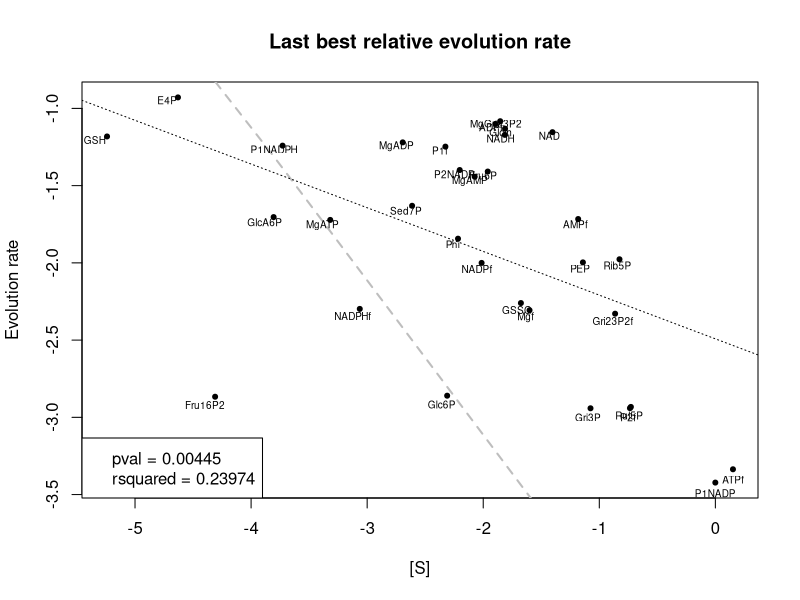
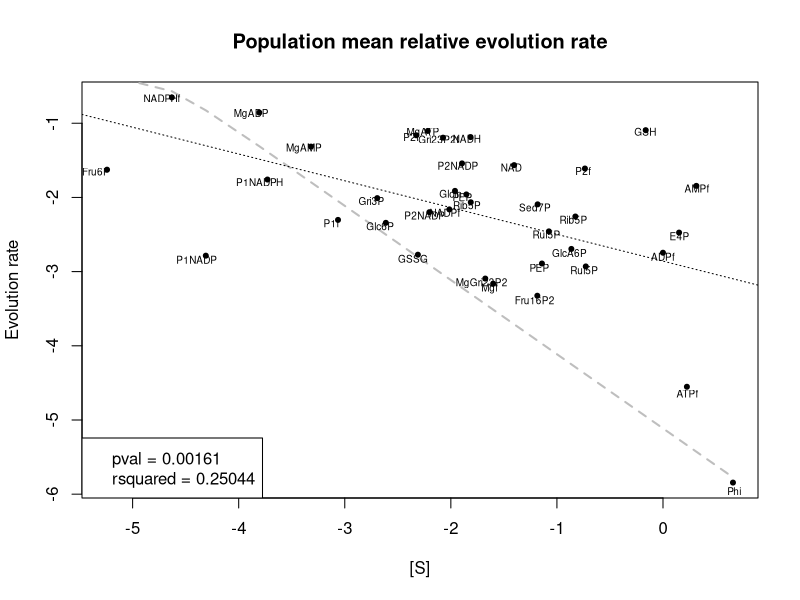
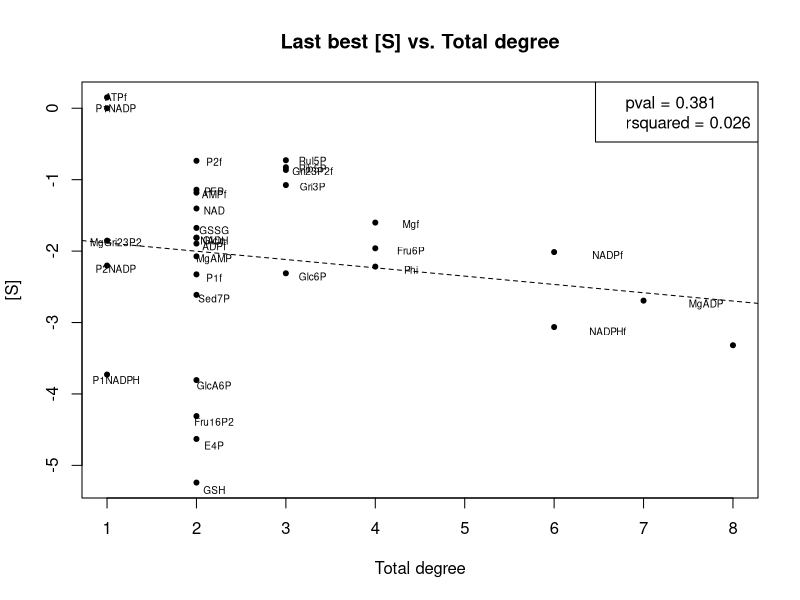
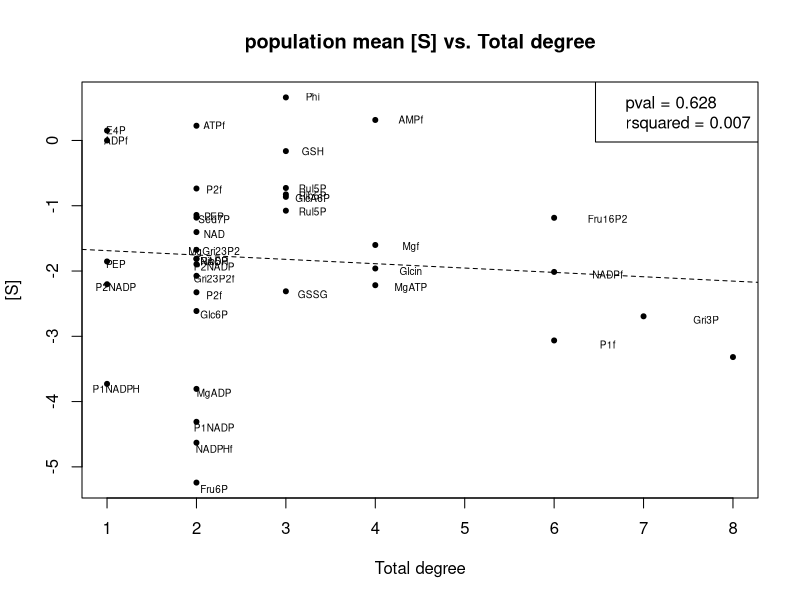
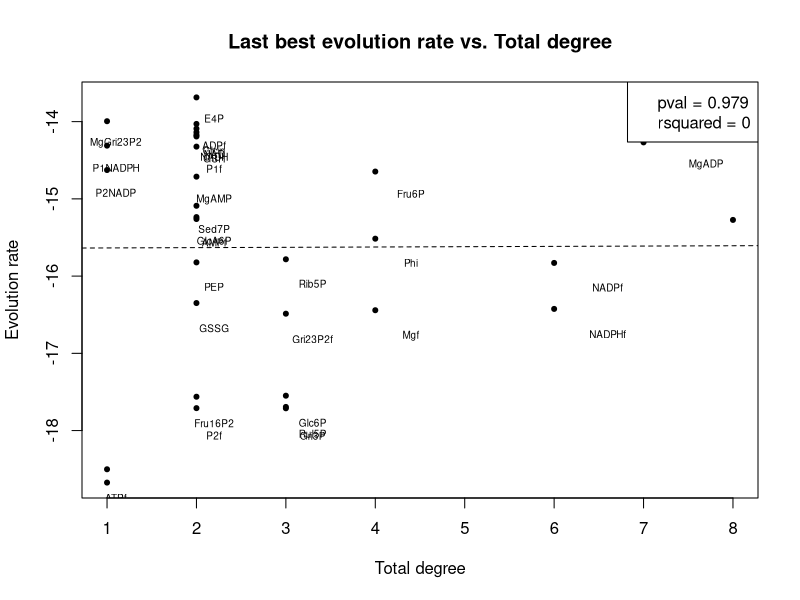
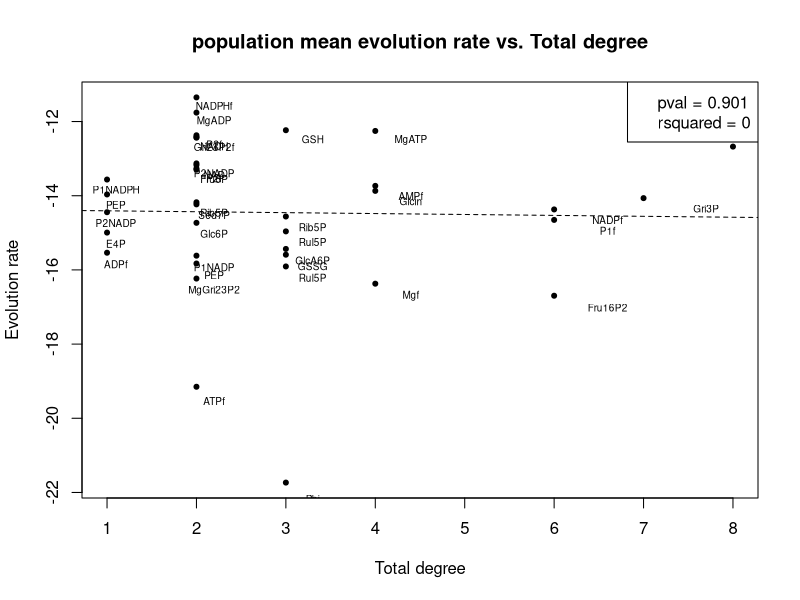
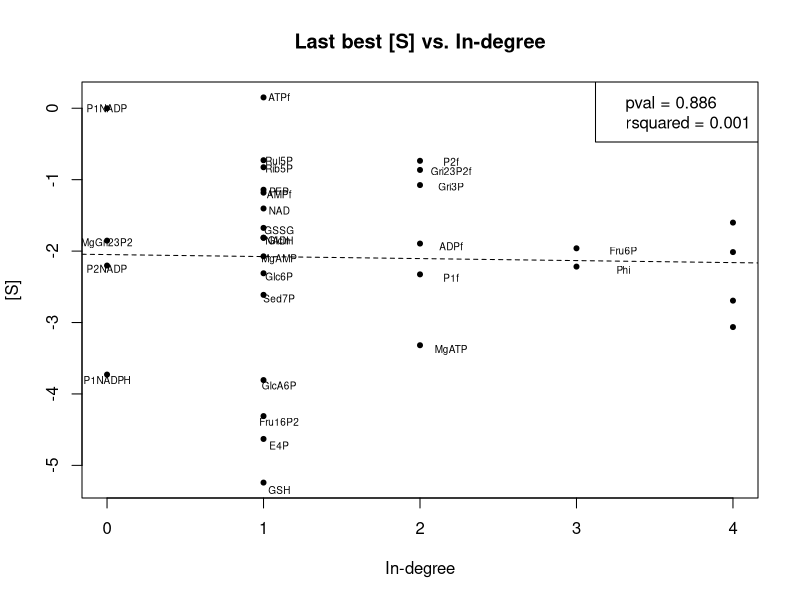
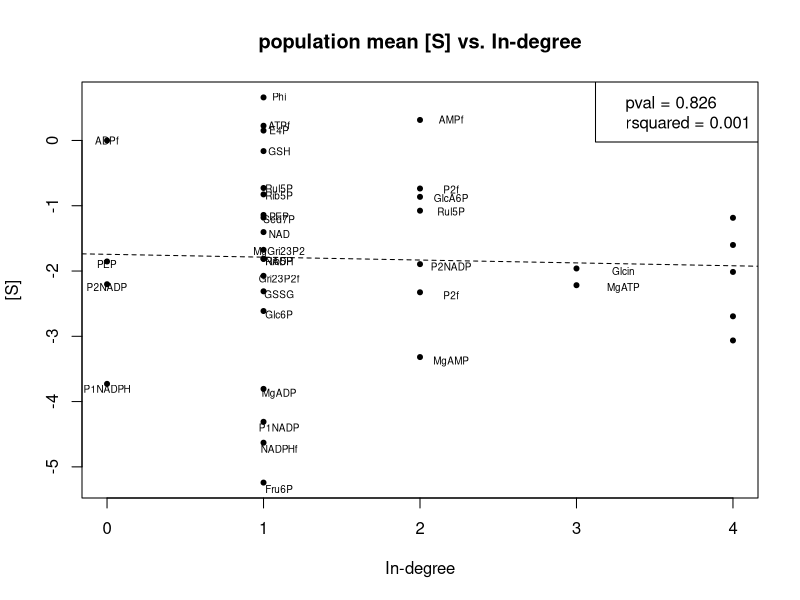

The R source for these figures, in order:
options(show.error.messages = FALSE, warn=-1)

setwd("/Users/charlesrocabert/git/MetEvolSim/Holzhutter2004/example")

params = read.table("parameters/parameters.txt", sep=" ", h=T)
d1 = read.table("best/best_evolrate.txt", h=T, sep=" ")
d2 = read.table("best/mean_evolrate.txt", h=T, sep=" ")
d3 = read.table("best/best_conc.txt", h=T, sep=" ")

d1 = cbind(d1, d3[,c(1,4,5,6)])
d1 = d1[d1$evolrate>0,]
d2 = cbind(d2, d3[,c(1,4,5,6)])
d2 = d2[d2$evolrate>0,]

############################################
# Build theoretical relative fitness curve #
############################################
W     = params$w
SIGMA = params$sigma
MU    = params$mu
COPT  = 16.2509
SIGMAC  = SIGMA*d2$s/COPT
FITNESS = W/sqrt(W^2+SIGMAC^2)
relfit = cbind(d2$s, FITNESS/sum(FITNESS))
relfit = relfit[order(relfit[,2], decreasing=T),]

#####################################################
# FIGURES 1 and 2: best and mean raw evolution rate #
#####################################################
# pdf(file="figures/best_evolrate.pdf")
# plot(log10(d1$s), log10(d1$evolrate), pch=20, main="Last best evolution rate", xlab="[S]", ylab="Evolution rate")
# reg = lm(log10(d1$evolrate)~log10(d1$s))
# pval = summary(reg)$coefficients[2,4]
# rsquared = summary(reg)$r.squared
# abline(reg, lty=2)
# text(log10(d1$s)*0.95, log10(d1$evolrate)*0.99, d1[,4], cex=0.6, font=1, srt=0)
# legend("bottomleft", legend=c(paste("pval =", round(pval,3)), paste("rsquared =", round(rsquared,3))))
# dev.off()

# pdf(file="figures/mean_evolrate.pdf")
# plot(log10(d2$s), log10(d2$evolrate), pch=20, main="Population mean evolution rate", xlab="[S]", ylab="Evolution rate")
# reg = lm(log10(d2$evolrate)~log10(d2$s))
# pval = summary(reg)$coefficients[2,4]
# rsquared = summary(reg)$r.squared
# abline(reg, lty=2)
# text(log10(d2$s)*0.95, log10(d2$evolrate)*0.99, d2[,4], cex=0.6, font=1, srt=0)
# legend("bottomleft", legend=c(paste("pval =", round(pval,3)), paste("rsquared =", round(rsquared,3))))
# dev.off()

###########################################################
# FIGURES 3 and 4: best and mean predicted evolution rate #
###########################################################
pdf(file="figures/best_evolrate.pdf")
plot(log10(d1$s), log10(sqrt(d1$evolrate)/sum(sqrt(d1$evolrate))), pch=20, main="Last best relative evolution rate", xlab="[S]", ylab="Evolution rate")
lines(log10(relfit[,1]), log10(relfit[,2]), col="grey", lwd=2, lty=2)
reg = lm(log10(sqrt(d1$evolrate)/sum(sqrt(d1$evolrate)))~log10(d1$s))
pval = summary(reg)$coefficients[2,4]
rsquared = summary(reg)$r.squared
abline(reg, lty=3)
text(log10(d1$s)*1.02, log10(sqrt(d1$evolrate)/sum(sqrt(d1$evolrate)))*1.02, d1[,4], cex=0.6)
legend("bottomleft", legend=c(paste("pval =", round(pval,5)), paste("rsquared =", round(rsquared,5))))
dev.off()

pdf(file="figures/mean_evolrate.pdf")
plot(log10(d2$s), log10(sqrt(d2$evolrate)/sum(sqrt(d2$evolrate))), pch=20, main="Population mean relative evolution rate", xlab="[S]", ylab="Evolution rate")
lines(log10(relfit[,1]), log10(relfit[,2]), col="grey", lwd=2, lty=2)
reg = lm(log10(sqrt(d2$evolrate)/sum(sqrt(d2$evolrate)))~log10(d2$s))
pval = summary(reg)$coefficients[2,4]
rsquared = summary(reg)$r.squared
abline(reg, lty=3)
text(log10(d2$s)*1.02, log10(sqrt(d2$evolrate)/sum(sqrt(d2$evolrate)))*1.02, d1[,4], cex=0.6)
legend("bottomleft", legend=c(paste("pval =", round(pval,5)), paste("rsquared =", round(rsquared,5))))
dev.off()

######################################################################
# FIGURES 5, 6, 7 and 8: best and mean [S]/Eovl rate vs total degree #
######################################################################
pdf(file="figures/best_total_degree_vs_s.pdf")
plot((d1$total_degree), log10(d1$s), pch=20, main="Last best [S] vs. Total degree", xlab="Total degree", ylab="[S]")
reg = lm(log10(d1$s)~(d1$total_degree))
pval = summary(reg)$coefficients[2,4]
rsquared = summary(reg)$r.squared
abline(reg, lty=2)
text((d1$total_degree)*1.1, log10(d1$s)*1.02, d1[,4], cex=0.6, font=1, srt=0)
legend("topright", legend=c(paste("pval =", round(pval,3)), paste("rsquared =", round(rsquared,3))))
dev.off()

pdf(file="figures/mean_total_degree_vs_s.pdf")
plot((d2$total_degree), log10(d2$s), pch=20, main="population mean [S] vs. Total degree", xlab="Total degree", ylab="[S]")
reg = lm(log10(d2$s)~(d2$total_degree))
pval = summary(reg)$coefficients[2,4]
rsquared = summary(reg)$r.squared
abline(reg, lty=2)
text((d2$total_degree)*1.1, log10(d2$s)*1.02, d1[,4], cex=0.6, font=1, srt=0)
legend("topright", legend=c(paste("pval =", round(pval,3)), paste("rsquared =", round(rsquared,3))))
dev.off()

pdf(file="figures/best_total_degree_vs_evolrate.pdf")
plot((d1$total_degree), log10(d1$evolrate), pch=20, main="Last best evolution rate vs. Total degree", xlab="Total degree", ylab="Evolution rate")
reg = lm(log10(d1$evolrate)~(d1$total_degree))
pval = summary(reg)$coefficients[2,4]
rsquared = summary(reg)$r.squared
abline(reg, lty=2)
text((d1$total_degree)*1.1, log10(d1$evolrate)*1.02, d1[,4], cex=0.6, font=1, srt=0)
legend("topright", legend=c(paste("pval =", round(pval,3)), paste("rsquared =", round(rsquared,3))))
dev.off()

pdf(file="figures/mean_total_degree_vs_evolrate.pdf")
plot((d2$total_degree), log10(d2$evolrate), pch=20, main="population mean evolution rate vs. Total degree", xlab="Total degree", ylab="Evolution rate")
reg = lm(log10(d2$evolrate)~(d2$total_degree))
pval = summary(reg)$coefficients[2,4]
rsquared = summary(reg)$r.squared
abline(reg, lty=2)
text((d2$total_degree)*1.1, log10(d2$evolrate)*1.02, d1[,4], cex=0.6, font=1, srt=0)
legend("topright", legend=c(paste("pval =", round(pval,3)), paste("rsquared =", round(rsquared,3))))
dev.off()

######################################################################
# FIGURES 9, 10, 11 and 12: best and mean [S]/Evol rate vs in-degree #
######################################################################
pdf(file="figures/best_in_degree_vs_s.pdf")
plot((d1$in_degree), log10(d1$s), pch=20, main="Last best [S] vs. In-degree", xlab="In-degree", ylab="[S]")
reg = lm(log10(d1$s)~(d1$in_degree))
pval = summary(reg)$coefficients[2,4]
rsquared = summary(reg)$r.squared
abline(reg, lty=2)
text((d1$in_degree)*1.1, log10(d1$s)*1.02, d1[,4], cex=0.6, font=1, srt=0)
legend("topright", legend=c(paste("pval =", round(pval,3)), paste("rsquared =", round(rsquared,3))))
dev.off()

pdf(file="figures/mean_in_degree_vs_s.pdf")
plot((d2$in_degree), log10(d2$s), pch=20, main="population mean [S] vs. In-degree", xlab="In-degree", ylab="[S]")
reg = lm(log10(d2$s)~(d2$in_degree))
pval = summary(reg)$coefficients[2,4]
rsquared = summary(reg)$r.squared
abline(reg, lty=2)
text((d2$in_degree)*1.1, log10(d2$s)*1.02, d1[,4], cex=0.6, font=1, srt=0)
legend("topright", legend=c(paste("pval =", round(pval,3)), paste("rsquared =", round(rsquared,3))))
dev.off()

pdf(file="figures/best_in_degree_vs_evolrate.pdf")
plot((d1$in_degree), log10(d1$evolrate), pch=20, main="Last best evolution rate vs. In-degree", xlab="In-degree", ylab="Evolution rate")
reg = lm(log10(d1$evolrate)~(d1$in_degree))
pval = summary(reg)$coefficients[2,4]
rsquared = summary(reg)$r.squared
abline(reg, lty=2)
text((d1$in_degree)*1.1, log10(d1$evolrate)*1.02, d1[,4], cex=0.6, font=1, srt=0)
legend("topright", legend=c(paste("pval =", round(pval,3)), paste("rsquared =", round(rsquared,3))))
dev.off()

pdf(file="figures/mean_in_degree_vs_evolrate.pdf")
plot((d2$in_degree), log10(d2$evolrate), pch=20, main="population mean evolution rate vs. In-degree", xlab="In-degree", ylab="Evolution rate")
reg = lm(log10(d2$evolrate)~(d2$in_degree))
pval = summary(reg)$coefficients[2,4]
rsquared = summary(reg)$r.squared
abline(reg, lty=2)
text((d2$in_degree)*1.1, log10(d2$evolrate)*1.02, d1[,4], cex=0.6, font=1, srt=0)
legend("topright", legend=c(paste("pval =", round(pval,3)), paste("rsquared =", round(rsquared,3))))
dev.off()

########################################################################
# FIGURES 13, 14, 15 and 16: best and mean [S]/Evol rate vs out-degree #
########################################################################
pdf(file="figures/best_out_degree_vs_s.pdf")
plot((d1$out_degree), log10(d1$s), pch=20, main="Last best [S] vs. Out-degree", xlab="Out-degree", ylab="[S]")
reg = lm(log10(d1$s)~(d1$out_degree))
pval = summary(reg)$coefficients[2,4]
rsquared = summary(reg)$r.squared
abline(reg, lty=2)
text((d1$out_degree)*1.1, log10(d1$s)*1.02, d1[,4], cex=0.6, font=1, srt=0)
legend("topright", legend=c(paste("pval =", round(pval,3)), paste("rsquared =", round(rsquared,3))))
dev.off()

pdf(file="figures/mean_out_degree_vs_s.pdf")
plot((d2$out_degree), log10(d2$s), pch=20, main="population mean [S] vs. Out-degree", xlab="Out-degree", ylab="[S]")
reg = lm(log10(d2$s)~(d2$out_degree))
pval = summary(reg)$coefficients[2,4]
rsquared = summary(reg)$r.squared
abline(reg, lty=2)
text((d2$out_degree)*1.1, log10(d2$s)*1.02, d1[,4], cex=0.6, font=1, srt=0)
legend("topright", legend=c(paste("pval =", round(pval,3)), paste("rsquared =", round(rsquared,3))))
dev.off()

pdf(file="figures/best_out_degree_vs_evolrate.pdf")
plot((d1$out_degree), log10(d1$evolrate), pch=20, main="Last best evolution rate vs. Out-degree", xlab="Out-degree", ylab="Evolution rate")
reg = lm(log10(d1$evolrate)~(d1$out_degree))
pval = summary(reg)$coefficients[2,4]
rsquared = summary(reg)$r.squared
abline(reg, lty=2)
text((d1$out_degree)*1.1, log10(d1$evolrate)*1.02, d1[,4], cex=0.6, font=1, srt=0)
legend("topright", legend=c(paste("pval =", round(pval,3)), paste("rsquared =", round(rsquared,3))))
dev.off()

pdf(file="figures/mean_out_degree_vs_evolrate.pdf")
plot((d2$out_degree), log10(d2$evolrate), pch=20, main="population mean evolution rate vs. Out-degree", xlab="Out-degree", ylab="Evolution rate")
reg = lm(log10(d2$evolrate)~(d2$out_degree))
pval = summary(reg)$coefficients[2,4]
rsquared = summary(reg)$r.squared
abline(reg, lty=2)
text((d2$out_degree)*1.1, log10(d2$evolrate)*1.02, d1[,4], cex=0.6, font=1, srt=0)
legend("topright", legend=c(paste("pval =", round(pval,3)), paste("rsquared =", round(rsquared,3))))
dev.off()




